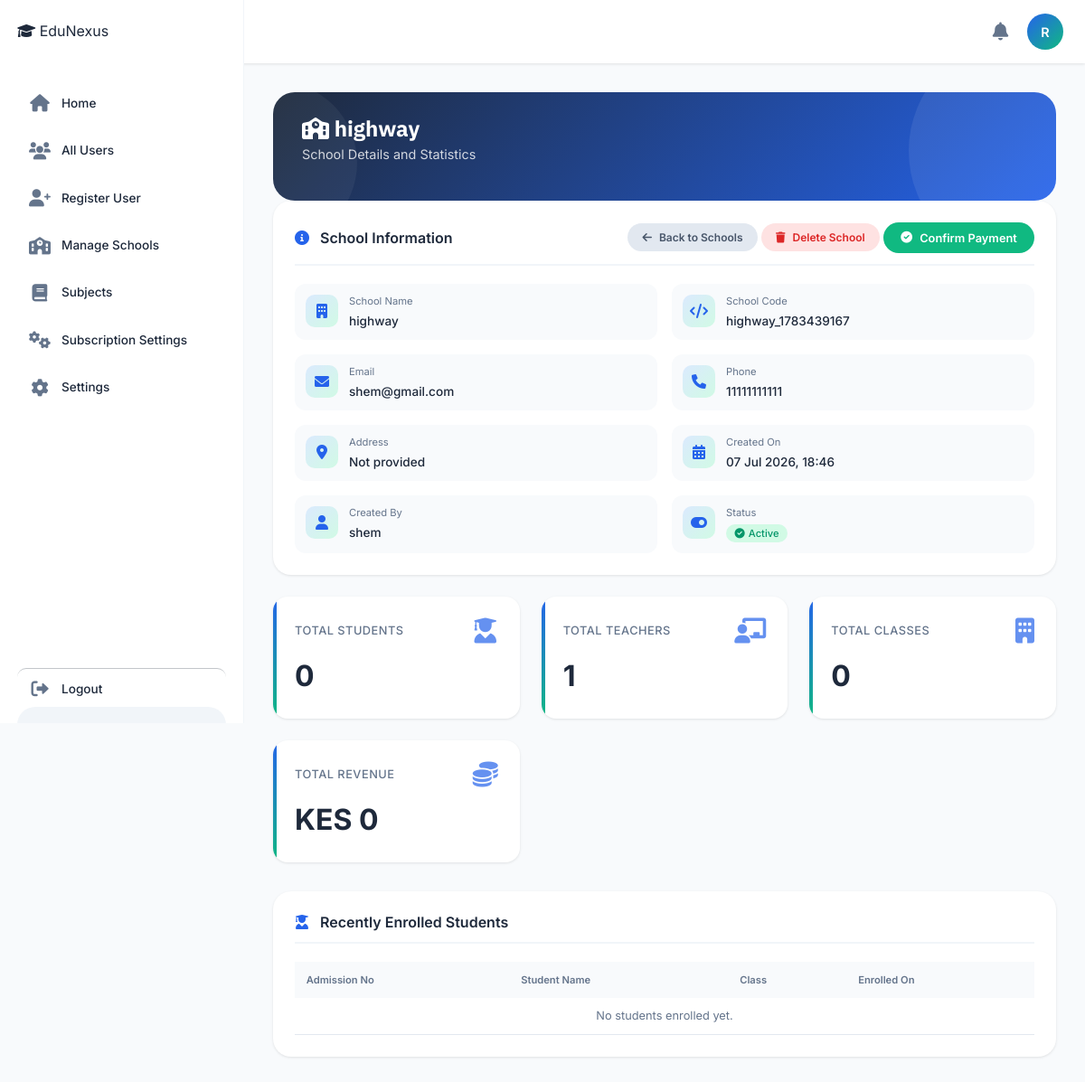
Screenshot of /schools/3/ (signed in) with the database file from the repository.
### accounts/models.py (models this page shows, shortened)
class User(AbstractUser):
    ROLE_CHOICES = (
        ('SUPER_ADMIN', 'super_Admin'),
        ('ADMIN', 'admin'),
        ('HEAD_TEACHER', 'Head Teacher'),
        ('BURSAR','Bursar'),
        ('SECRETARY', 'Secretary'),
        ('TEACHER', 'teacher'),
        ('STUDENT', 'student'),
        ('PARENT', 'parent')
    )
    objects = UserManager()
    login_id = models.CharField(max_length=100, unique=True, null=True, blank=True)
    admin_id = models.CharField(max_length=20, blank=True, null=True)
    role = models.CharField(max_length=20, choices=ROLE_CHOICES, default='STUDENT')
    is_approved = models.BooleanField(default=False)
    school = models.ForeignKey('School', on_delete=models.SET_NULL, null=True, blank=True, related_name='users')
    phone_number = models.CharField(max_length=15, unique=True, null=True, blank=True)
    id_number = models.CharField(max_length=20, blank=True, null=True)
    admission_number = models.CharField(max_length=20, blank=True, null=True)
    tsc_number = models.CharField(max_length=20, blank=True, null=True)
    is_first_login = models.BooleanField(default=True)

class School(models.Model):
    name = models.CharField(max_length=200)
    code = models.CharField(max_length=20, unique=True)
    email = models.EmailField()
    phone = models.CharField(max_length=15)
    address = models.TextField(blank=True, null=True)
    logo = models.ImageField(upload_to='school_logos/', blank=True, null=True)
    is_active = models.BooleanField(default=True)
    created_at = models.DateTimeField(auto_now_add=True)
    created_by = models.ForeignKey('User', on_delete=models.SET_NULL, null=True, blank=True, related_name='created_schools')
    class Meta:
        ordering = ['name']

### accounts/views.py (the view)
# urls.py: path('schools/<int:school_id>/', super_admin_school_detail, name='super_admin_school_detail'),
@login_required
def super_admin_school_detail(request, school_id):
    if request.user.role != 'SUPER_ADMIN':
        messages.error(request, "Only Super Admin can access this page.")
        return redirect('dashboard')
    from django.db import models
    from students.models import Students
    from academic.models import Teacher, Classroom
    from finance.models import Payement
    school = get_object_or_404(School, id=school_id)
    context = {
        'school': school,
        'student_count': Students.objects.filter(school=school).count(),
        'teacher_count': Teacher.objects.filter(school=school).count(),
        'classroom_count': Classroom.objects.filter(school=school).count(),
        'payment_total': Payement.objects.filter(school=school).aggregate(total=models.Sum('amount_paid'))['total'] or 0,
        'recent_students': Students.objects.filter(school=school).order_by('-id')[:10],
    }
    return render(request, 'accounts/school_detail.html', context)

### accounts/templates/accounts/school_detail.html (shortened to what this page needs)
{% extends 'base.html' %}
{% load static %}
{% block content %}
<div class="dashboard-header">
    <h1><i class="fas fa-school"></i> {{ school.name }}</h1>
    <p>School Details and Statistics</p>
</div>
<div class="modern-card">
    <div class="card-header-modern">
        <h3><i class="fas fa-info-circle"></i> School Information</h3>
        <div class="action-buttons">
            <a href="{% url 'super_admin_schools' %}" class="btn-secondary">
                <i class="fas fa-arrow-left"></i> Back to Schools
            </a>
            <a href="{% url 'super_admin_delete_school' school.id %}" class="btn-danger" onclick="return confirm('Are you sure you want to delete this school?')">
                <i class="fas fa-trash"></i> Delete School
            </a>
            {% if request.user.role == 'SUPER_ADMIN' %}
                <a href="{% url 'confirm_subscription_payment' school.id %}" class="btn-success" onclick="return confirm('Confirm payment for {{ school.name }}? This will activate their subscription.')">
                    <i class="fas fa-check-circle"></i> Confirm Payment
                </a>
            {% endif %}
        </div>
    </div>
    <div class="info-grid-modern">
        <div class="info-item">
            <div class="info-icon"><i class="fas fa-building"></i></div>
            <div class="info-details">
                <span class="info-label">School Name</span>
                <span class="info-value">{{ school.name }}</span>
            </div>
        </div>
        <div class="info-item">
            <div class="info-icon"><i class="fas fa-code"></i></div>
            <div class="info-details">
                <span class="info-label">School Code</span>
                <span class="info-value">{{ school.code }}</span>
            </div>
        </div>
        <div class="info-item">
            <div class="info-icon"><i class="fas fa-envelope"></i></div>
            <div class="info-details">
                <span class="info-label">Email</span>
                <span class="info-value">{{ school.email }}</span>
            </div>
        </div>
        <div class="info-item">
            <div class="info-icon"><i class="fas fa-phone"></i></div>
            <div class="info-details">
                <span class="info-label">Phone</span>
                <span class="info-value">{{ school.phone }}</span>
            </div>
        </div>
        <div class="info-item">
            <div class="info-icon"><i class="fas fa-map-marker-alt"></i></div>
            <div class="info-details">
                <span class="info-label">Address</span>
                <span class="info-value">{{ school.address|default:"Not provided" }}</span>
            </div>
        </div>
        <div class="info-item">
            <div class="info-icon"><i class="fas fa-calendar-alt"></i></div>
            <div class="info-details">
                <span class="info-label">Created On</span>
                <span class="info-value">{{ school.created_at|date:"d M Y, H:i" }}</span>
            </div>
        </div>
        <div class="info-item">
            <div class="info-icon"><i class="fas fa-user"></i></div>
            <div class="info-details">
                <span class="info-label">Created By</span>
                <span class="info-value">{{ school.created_by.username|default:"System" }}</span>
            </div>
        </div>
        <div class="info-item">
            <div class="info-icon"><i class="fas fa-toggle-on"></i></div>
            <div class="info-details">
                <span class="info-label">Status</span>
                <span class="info-value">
                    {% if school.is_active %}
                        <span class="status-badge status-active"><i class="fas fa-check-circle"></i> Active</span>
                    {% else %}
                        <span class="status-badge status-inactive"><i class="fas fa-times-circle"></i> Inactive</span>
                    {% endif %}
                </span>
            </div>
        </div>
    </div>
</div>
<div class="stats-grid" style="margin-top: 1.5rem;">
    <div class="stat-card">
        <div class="stat-header">
            <span>Total Students</span>
            <i class="fas fa-user-graduate"></i>
        </div>
        <div class="stat-number">{{ student_count }}</div>
    </div>
    <div class="stat-card">
        <div class="stat-header">
            <span>Total Teachers</span>
            <i class="fas fa-chalkboard-user"></i>
        </div>
        <div class="stat-number">{{ teacher_count }}</div>
    </div>
    <div class="stat-card">
        <div class="stat-header">
            <span>Total Classes</span>
            <i class="fas fa-building"></i>
        </div>
        <div class="stat-number">{{ classroom_count }}</div>
    </div>
    <div class="stat-card">
        <div class="stat-header">
            <span>Total Revenue</span>
            <i class="fas fa-coins"></i>
        </div>
        <div class="stat-number">KES {{ payment_total|floatformat:0|default:"0" }}</div>
    </div>
</div>
<div class="modern-card">
    <div class="card-header-modern">
        <h3><i class="fas fa-user-graduate"></i> Recently Enrolled Students</h3>
    </div>
    <div class="table-responsive">
        <table class="data-table-modern">
            <thead>
                <tr>
                    <th>Admission No</th>
                    <th>Student Name</th>
                    <th>Class</th>
                    <th>Enrolled On</th>
                 </thead>
            <tbody>
                {% for student in recent_students %}
                <tr>
                    <td>{{ student.registration_number }}</td>
                    <td><strong>{{ student.first_name }} {{ student.last_name }}</strong></td>
                    <td>{{ student.current_class|default:"Not Assigned" }}</td>
                    <td>{{ student.date_enrolled|date:"d M Y" }}</td>
                </tr>
                {% empty %}
                <tr>
                    <td colspan="4" class="empty-state">No students enrolled yet.</td>
                </tr>
                {% endfor %}
            </tbody>
        </table>
    </div>
</div>
{% endblock %}

### templates/base.html (shortened to what this page needs)
{% load static %}
{% load pwa %}
<!DOCTYPE html>
<html lang="en">
<head>
    <link rel="stylesheet" href="{% static 'css/style.css' %}">
    <link rel="stylesheet" href="https://cdnjs.cloudflare.com/ajax/libs/font-awesome/6.0.0-beta3/css/all.min.css">
</head>
<body>
    <nav class="top-nav">
        <div class="nav-left">
            <div class="logo-small">
            </div>
        </div>
        <div class="nav-right">
            <div class="notification-badge" id="notificationBell">
                <i class="fas fa-bell"></i>
            </div>
            <div class="profile-icon" id="profileIconBtn">
                <a href="{% url 'profile' %}" class="profile-icon" id="profileIconBtn" style="text-decoration: none;">
                <div class="avatar-circle">
                    {{ request.user.first_name|first|default:request.user.username|first|upper }}
                </div>
            </a>
            </div>
        </div>
    </nav>
<aside class="sidebar" id="sidebar">
    <div class="sidebar-header">
        <div class="logo">
            <i class="fas fa-graduation-cap"></i>
            <span>EduNexus</span>
        </div>
    </div>
    <nav class="sidebar-nav">
        <ul class="sidebar-menu">
            <li class="menu-item {% if request.resolver_match.url_name == 'dashboard' %}active{% endif %}"
                data-url="{% url 'dashboard' %}">
                <i class="fas fa-home"></i>
                <span>Home</span>
            </li>
            {% if request.user.role == 'SUPER_ADMIN' %}
                <li class="menu-item" data-url="{% url 'user_list' %}">
                    <i class="fas fa-users"></i>
                    <span>All Users</span>
                </li>
                <li class="menu-item" data-url="{% url 'register_page' %}">
                    <i class="fas fa-user-plus"></i>
                    <span>Register User</span>
                </li>
                <li class="menu-item" data-url="{% url 'super_admin_schools' %}">
                    <i class="fas fa-school"></i>
                    <span>Manage Schools</span>
                </li>
                <li class="menu-item" data-url="{% url 'subject_list' %}">
                    <i class="fas fa-book"></i>
                    <span>Subjects</span>
                </li>
                <li class="menu-item" data-url="{% url 'subscription_settings' %}">
                    <i class="fas fa-cogs"></i>
                    <span>Subscription Settings</span>
                </li>
            {% endif %}
            <li class="menu-item" data-url="{% url 'profile' %}">
                <i class="fas fa-cog"></i>
                <span>Settings</span>
            </li>
            <li class="menu-item" id="logoutBtn">
                <i class="fas fa-sign-out-alt"></i>
                <span>Logout</span>
            </li>
        </ul>
    </nav>
    <div class="sidebar-user">
    </div>
</aside>
    <main class="main-content">
        {% block content %}
        {% endblock %}
    </main>
</body>
</html>

### accounts/templates/accounts/school_detail.html (style rules this page uses)
.modern-card { background: white; border-radius: 20px; padding: 1.5rem; margin-bottom: 1.5rem; box-shadow: 0 1px 3px rgba(0,0,0,0.1); }
.card-header-modern { display: flex; justify-content: space-between; align-items: center; margin-bottom: 1.25rem; padding-bottom: 0.75rem; border-bottom: 2px solid #f1f5f9; flex-wrap: wrap; gap: 0.5rem; }
.card-header-modern h3 { font-size: 1rem; font-weight: 600; color: #1e293b; }
.card-header-modern h3 i { color: #2563eb; margin-right: 0.5rem; }
.info-grid-modern { display: grid; grid-template-columns: repeat(auto-fit, minmax(300px, 1fr)); gap: 1rem; }
.info-item { display: flex; align-items: flex-start; gap: 0.75rem; padding: 0.75rem; background: #f8fafc; border-radius: 12px; }
.info-icon { width: 36px; height: 36px; background: linear-gradient(135deg, #dbeafe, #d1fae5); border-radius: 10px; display: flex; align-items: center; justify-content: center; color: #2563eb; font-size: 1rem; }
.info-details { flex: 1; }
.info-label { display: block; font-size: 0.7rem; color: #64748b; margin-bottom: 0.25rem; }
.info-value { font-size: 0.85rem; font-weight: 500; color: #1e293b; }
.status-badge { display: inline-flex; align-items: center; gap: 0.25rem; padding: 0.2rem 0.6rem; border-radius: 20px; font-size: 0.7rem; font-weight: 500; }
.status-active { background: #d1fae5; color: #059669; }
.btn-secondary { background: #e2e8f0; color: #475569; padding: 0.5rem 1rem; border-radius: 40px; font-size: 0.75rem; font-weight: 600; text-decoration: none; display: inline-flex; align-items: center; gap: 0.5rem; }
.btn-danger { background: #fee2e2; color: #dc2626; padding: 0.5rem 1rem; border-radius: 40px; font-size: 0.75rem; font-weight: 600; text-decoration: none; display: inline-flex; align-items: center; gap: 0.5rem; }
.data-table-modern { width: 100%; border-collapse: collapse; }
.data-table-modern th { padding: 0.8rem; background: #f8fafc; font-size: 0.7rem; font-weight: 600; color: #64748b; text-align: left; }
.data-table-modern td { padding: 0.8rem; border-bottom: 1px solid #e2e8f0; font-size: 0.8rem; }
.empty-state { text-align: center; padding: 2rem; color: #64748b; }

### rows the page displays
User: user.first_name|first "R"
School: name "highway", code "highway_1783439167", email "shem@gmail.com", phone "11111111111", address "Not provided", created_at "07 Jul 2026, 18:46", created_by.username "shem"

### other values shown
{{ student_count }} "0"
{{ teacher_count }} "1"
{{ classroom_count }} "0"
{{ payment_total|floatformat:0|default:"0" }} "0"
